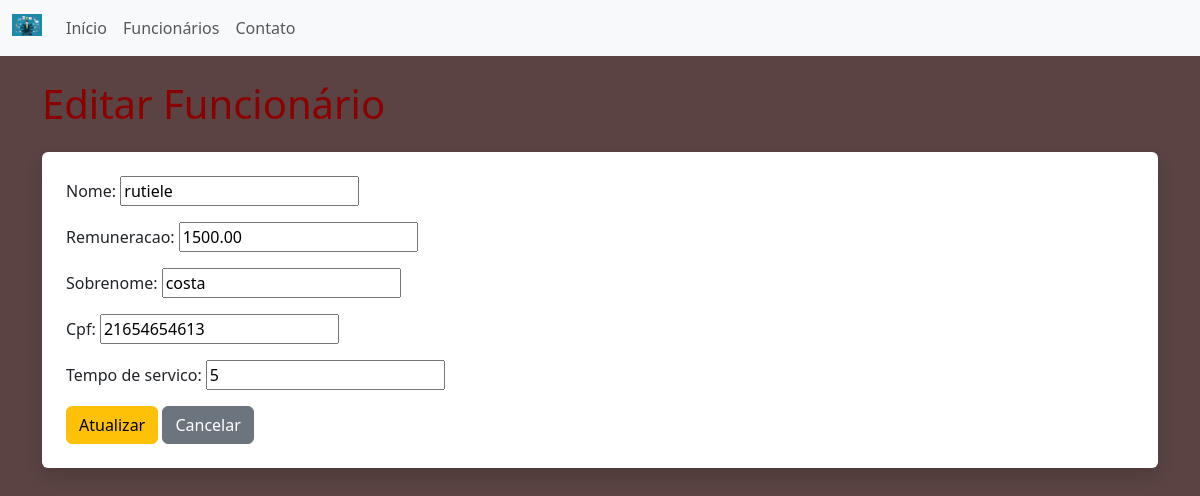
The app's page /website/editar/25/ with its own data.
### funcionarios/models.py (models this page shows, shortened)
class Funcionarios(models.Model):
    nome = models.CharField(
        max_length=255,
        null = False,
        blank = False
    )
    sobrenome = models.CharField(
        max_length=255,
        null = False,
        blank = False
    )
    cpf = models.CharField(
        max_length=14,
        null = False,
        blank = False
    )
    tempo_de_servico = models.IntegerField(
        default=0,
        null=False,
        blank=False
    )
    remuneracao = models.DecimalField(
        max_digits=8,
        decimal_places=2,
        null=False,
        blank=False
    )
    objects = models.Manager()

### website/views.py (the view)
# urls.py: path('editar/<int:id>/', views.editar_funcionario, name='editar'),
def editar_funcionario(request, id):
    funcionario = get_object_or_404(Funcionarios, id=id)
    if request.method == 'POST':
        form = FuncionarioForm(request.POST, instance=funcionario)
        if form.is_valid():
            form.save()
            return redirect('website:listar')  # nome da rota que lista funcionários
    else:
        form = FuncionarioForm(instance=funcionario)
    return render(request, 'website/editarfuncionario.html', {'form': form})

### website/forms.py
class FuncionarioForm(forms.ModelForm):
    class Meta:
        model = Funcionarios
        fields = ['nome', 'remuneracao', 'sobrenome', 'cpf', 'tempo_de_servico']

### website/templates/website/editarfuncionario.html (shortened to what this page needs)
{% extends 'website/base.html' %}
{% block content %}
<h1 class="mb-4">Editar Funcionário</h1>
<form method="POST" class="shadow p-4 bg-white rounded">
    {{ form.as_p }}
    <button type="submit" class="btn btn-warning">Atualizar</button>
    <a href="{% url 'website:listar' %}" class="btn btn-secondary">Cancelar</a>
</form>
{% endblock %}

### website/static/website/css/style.css (style rules this page uses)
body { background-color: rgb(91, 67, 67); }
h1 { color: darkred; }

### records on screen
Funcionarios: nome "rutiele", remuneracao "1500.00", sobrenome "costa", cpf "21654654613", tempo_de_servico "5"
